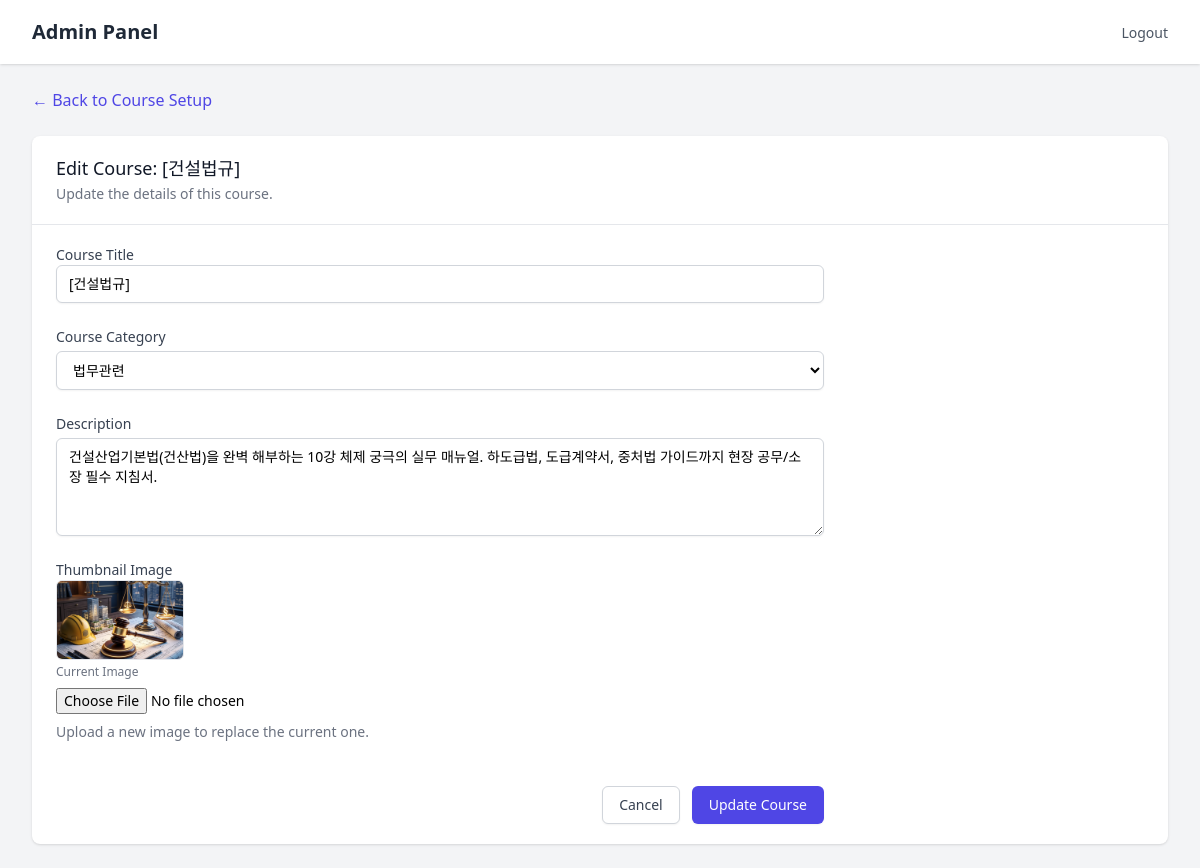
Page /admin/courses/5/edit (signed in) on the earlier database version.
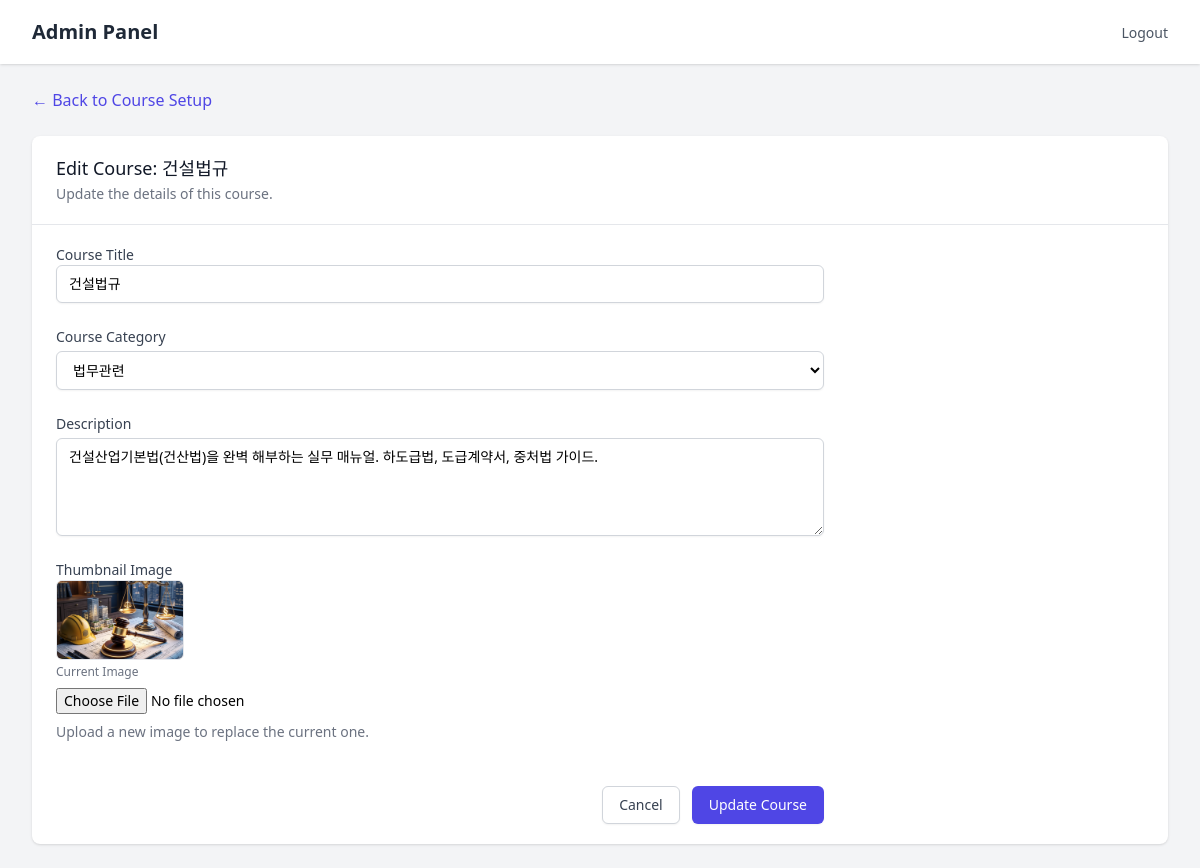
Same page on the later database version.
### models/__init__.py (models this page shows)
class Course(SQLModel, table=True):
    id: Optional[int] = Field(default=None, primary_key=True)
    title: str
    description: Optional[str] = None
    thumbnail_url: Optional[str] = None
    category_id: Optional[int] = Field(default=None, foreign_key="category.id")
    category: Optional[Category] = Relationship(back_populates="courses")
    lessons: List["Lesson"] = Relationship(back_populates="course", cascade_delete=True)

class Category(SQLModel, table=True):
    id: Optional[int] = Field(default=None, primary_key=True)
    name: str = Field(index=True, unique=True)
    order: int = Field(default=0)
    courses: List["Course"] = Relationship(back_populates="category")

### routers/admin.py (the view)
@router.get("/courses/{course_id}/edit")
def edit_course_page(
    request: Request,
    course_id: int,
    user: User = Depends(get_current_admin_user),
    session: Session = Depends(get_session)
):
    course = session.get(Course, course_id)
    if not course:
        raise HTTPException(status_code=404, detail="Course not found")
    categories = session.exec(select(Category).order_by(Category.order)).all()
    return templates.TemplateResponse(
        request=request, name="admin/course_edit.html", context={"user": user, "course": course, "categories": categories}
    )

### templates/admin/course_edit.html (shortened to what this page needs)
{% extends "admin/base.html" %}
{% block content %}
<div class="mb-6">
    <a href="/admin/courses/{{ course.id }}"
        class="text-indigo-600 hover:text-indigo-900 transition flex items-center gap-1">
        &larr; Back to Course Setup
    </a>
</div>
<div class="bg-white shadow overflow-hidden sm:rounded-lg">
    <div class="px-4 py-5 sm:px-6">
        <h3 class="text-lg leading-6 font-medium text-gray-900">Edit Course: {{ course.title }}</h3>
        <p class="mt-1 max-w-2xl text-sm text-gray-500">Update the details of this course.</p>
    </div>
    <div class="border-t border-gray-200 px-4 py-5 sm:px-6">
        <form action="/admin/courses/{{ course.id }}/edit" method="POST" enctype="multipart/form-data"
            class="space-y-6 max-w-3xl">
            <div>
                <label for="title" class="block text-sm font-medium text-gray-700">Course Title</label>
                <div>
                    <input type="text" name="title" id="title" required value="{{ course.title }}"
                        class="shadow-sm focus:ring-indigo-500 focus:border-indigo-500 block w-full sm:text-sm border-gray-300 rounded-md py-2 px-3 border">
                </div>
            </div>
            <div>
                <label for="category_id" class="block text-sm font-medium text-gray-700">Course Category</label>
                <div class="mt-1">
                    <select id="category_id" name="category_id" required
                        class="shadow-sm focus:ring-indigo-500 focus:border-indigo-500 block w-full sm:text-sm border-gray-300 rounded-md py-2 px-3 border bg-white">
                        {% for cat in categories %}
                        <option value="{{ cat.id }}" {% if cat.id==course.category_id %}selected{% endif %}>{{ cat.name
                            }}</option>
                        {% endfor %}
                    </select>
                </div>
            </div>
            <div>
                <label for="description" class="block text-sm font-medium text-gray-700">Description</label>
                <div class="mt-1">
                    <textarea id="description" name="description" rows="4"
                        class="shadow-sm focus:ring-indigo-500 focus:border-indigo-500 block w-full sm:text-sm border border-gray-300 rounded-md py-2 px-3">{{ course.description }}</textarea>
                </div>
            </div>
            <div>
                <label for="thumbnail" class="block text-sm font-medium text-gray-700">Thumbnail Image</label>
                {% if course.thumbnail_url %}
                <div class="mb-2">
                    <img src="{{ course.thumbnail_url }}" alt="Current Thumbnail"
                        class="h-20 w-32 object-cover rounded-md border">
                    <p class="text-xs text-gray-500 mt-1">Current Image</p>
                </div>
                {% endif %}
                <div class="mt-1 flex items-center">
                    <input type="file" name="thumbnail" id="thumbnail" accept="image/*"
                        class="focus:ring-indigo-500 focus:border-indigo-500 block w-full sm:text-sm border-gray-300">
                </div>
                <p class="mt-2 text-sm text-gray-500">Upload a new image to replace the current one.</p>
            </div>
            <div class="pt-5 flex justify-end">
                <button type="button" onclick="window.history.back()"
                    class="bg-white py-2 px-4 border border-gray-300 rounded-md shadow-sm text-sm font-medium text-gray-700 hover:bg-gray-50 focus:outline-none focus:ring-2 focus:ring-offset-2 focus:ring-indigo-500">
                    Cancel
                </button>
                <button type="submit"
                    class="ml-3 inline-flex justify-center py-2 px-4 border border-transparent shadow-sm text-sm font-medium rounded-md text-white bg-indigo-600 hover:bg-indigo-700 focus:outline-none focus:ring-2 focus:ring-offset-2 focus:ring-indigo-500">
                    Update Course
                </button>
            </div>
        </form>
    </div>
</div>
{% endblock %}

Differences in the rows shown:
changed Course "법무관련": title "[건설법규]" → "건설법규"; description "건설산업기본법(건산법)을 완벽 해부하는 10강 체제 궁극의 실무 매뉴얼. 하도급법, 도급계약서, 중처법 가이드까지 현장 공무/소장 필수 지침서." → "건설산업기본법(건산법)을 완벽 해부하는 실무 매뉴얼. 하도급법, 도급계약서, 중처법 가이드."
